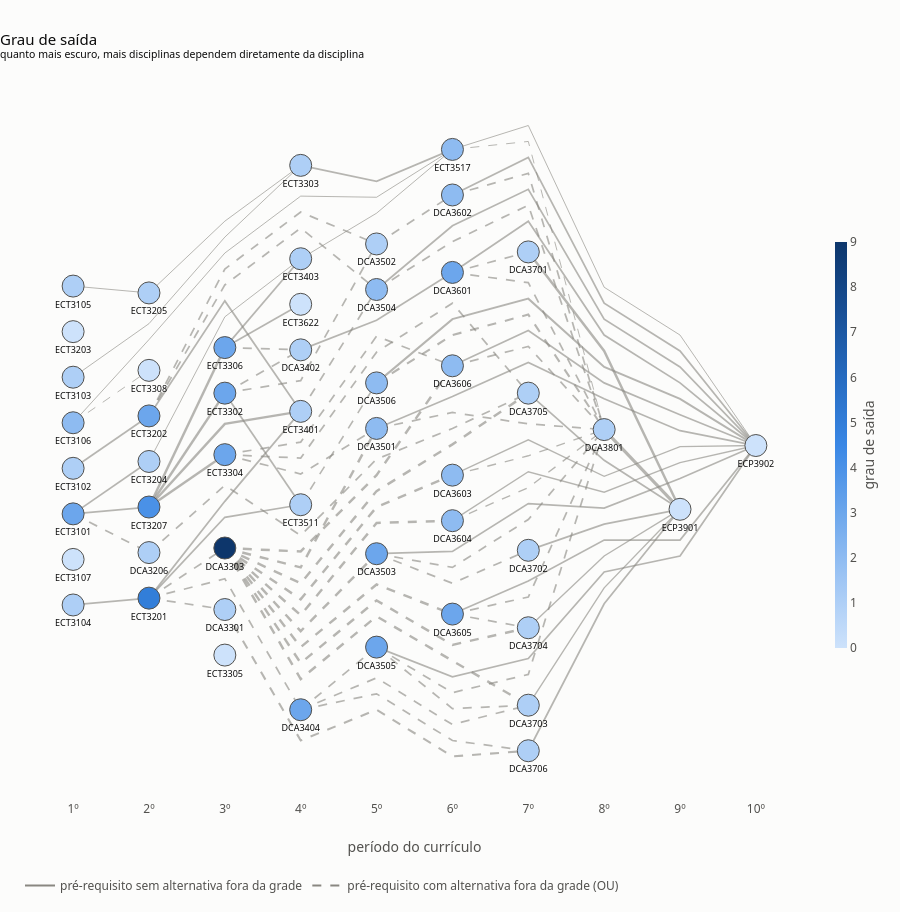
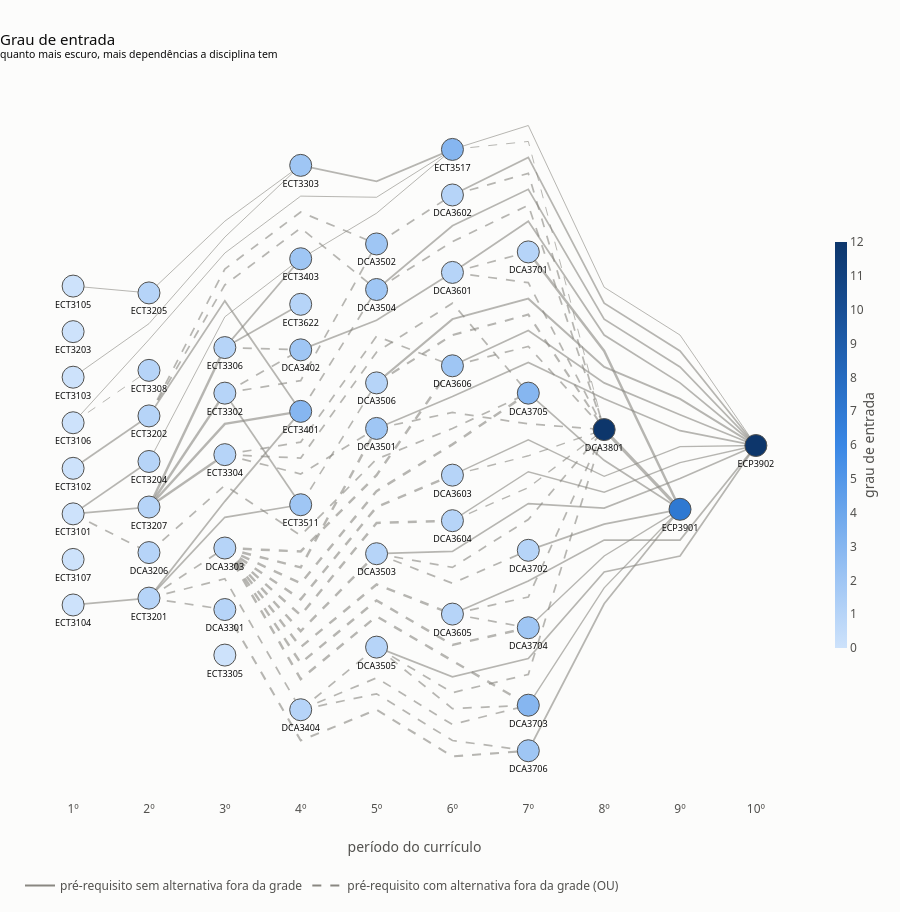

Source (notebook cell) for these figures, in order:
### Code cell
# ----------------------------------------------
# Grafos de entrada e saída
# ----------------------------------------------

# --- Gráfo de saída ---
fig = plotar_grafo(G, pos, "Grau de saída", subtitulo="quanto mais escuro, mais disciplinas dependem diretamente da disciplina",
                   cor=metricas["grau_saida"].to_dict(), nome_cor="grau de saída", inteiro=True, rotas=rotas)
fig.show()

# --- Grafo de entrada ---
fig = plotar_grafo(G, pos, "Grau de entrada", subtitulo="quanto mais escuro, mais dependências a disciplina tem",
                   cor=metricas["grau_entrada"].to_dict(), nome_cor="grau de entrada", inteiro=True, rotas=rotas)
fig.show()
